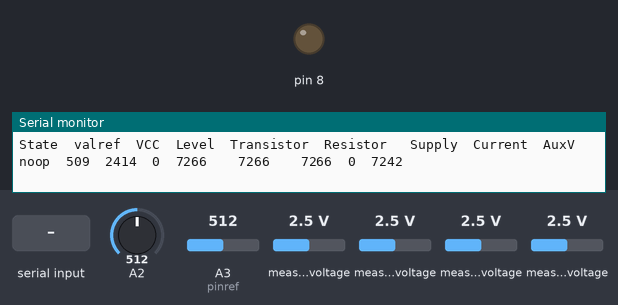
This sketch was run on a simulated Arduino Uno, built with avr-gcc and run on an emulated ATmega328P. Parts: output pins drawn as LEDs (lit = HIGH), the last lines printed to the serial monitor. Wiring (inferred from the names in the program): PCF8591 converter at I2C address 0x48. The test bench sets the inputs (shaded band); at power-on: A2 = 512, A3 (pinref) = 512, measured voltage 2.5 V.

Above: at 1.2 s.
1.3 s: "=" received over Serial
4.5 s: "0\n" received over Serial
At 5.1 s:
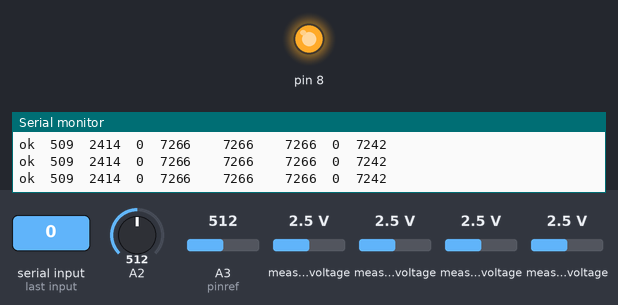
6.0 s: "90,45\n" received over Serial
At 6.4 s:
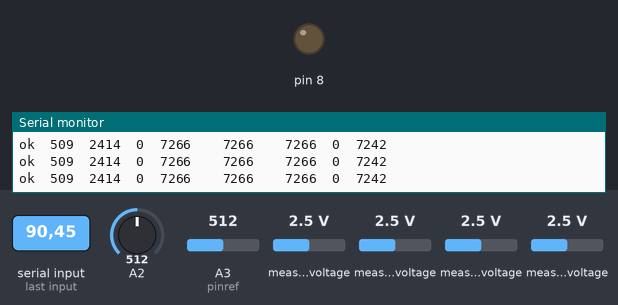
Timing chart, 0 to 9.0 s (numbered marks = the images above; inputs shaded):
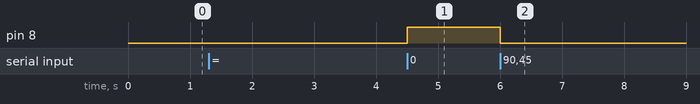

The sketch:

NetzteilStuff.ino
```cpp
// This sketch is used for controlling a laboratory power supply that consists of:
//
// * An ATmega328, obviously
// * A PCF8591 DAC that
//   * talks to us via I²C
//   * controls the output voltage through an LM741 OpAmp
//   * reads measurements at various places about voltage and current
// * An LM385 reference voltage generator
// * A kill transistor attached to D8 that immediately sets the output voltage to zero.
// * Inspired by http://img.svedr.in/nerdkram/netzteil_schaltplan_dt0001.jpg.html
//
// The serial port is used to configure the output voltage.
// To protect against unwanted AT command execution, all serial input is ignored
// until a = is found, so send one first. Then, configure new voltages by just
// sending values in mV.
//
// The console format is currently intended to be human-readable, but should be
// quite easily parseable by splitting at tabs.
//
// By Michael "Svedrin" Ziegler <ich@michaelziegler.name>.

#include <Wire.h>

unsigned long lastCheck = 0;
unsigned int level = 0;

int i2caddr = (0x90 >> 1);

unsigned long rshunt = 1;  // Ohms of Shunt resistor

// Voltage measurements are done using a voltage divider to reduce the voltage from
// up to 30V to <=5V. rVCC is the resistor going up to VCC, rGND goes to ground.

unsigned long rvcc = 50000; // Ohms of VCC resistor
unsigned long rgnd = 10000; // Ohms of GND resistor
unsigned long vref =  1200; // mV of reference voltage
unsigned long vcc  =     0; // current VCC (calculated from vref)

unsigned int pinref = A3;   // pin to read vref from

unsigned int printedLines = 0;

int ignoreInput = 1;

void setup() {
  Serial.begin(9600);
  Wire.begin();
  pinMode(8, OUTPUT);
  analogReference(EXTERNAL);
}

unsigned long toVolts(unsigned long x){
  unsigned long vx = vcc * x / 255; // Convert to measured volts
  return vx * (rvcc + rgnd) / rgnd; // Convert to actual volts
}

unsigned long toAmps(unsigned long u1, unsigned long u2){
  return abs(u1 - u2) / rshunt;
}

unsigned int toLevel(unsigned long vin){
  unsigned long vx = vin * rgnd / (rvcc + rgnd); // Convert to measured volts
  if( vx > vcc ){
    // Can't output more than 100%
    return 255;
  }
  return (vx * 255 / vcc) + 1;                         // Convert to level
}

void printVal(int x){
  Serial.print(toVolts(x));
  Serial.print("\t");
}

void loop() {
  unsigned long utransistor, uresistor;

  if (Serial.available() > 0) {
    long incomingByte = 0;
    if( ignoreInput == 1 ){
      if( Serial.read() == '=' ){
        ignoreInput = 0;
      }
    }
    else{
      incomingByte = Serial.parseInt();
      if (Serial.available() > 0){
        // Read() away extra characters (e.g., line breaks)
        Serial.read();
      }

      if( incomingByte == 0 ){
        level = 0;
        digitalWrite(8, HIGH);
      }
      else{
        level = toLevel(incomingByte);
        digitalWrite(8, LOW);
      }

      // Send new level over I²C
      Wire.beginTransmission(i2caddr);
      Wire.write(0x40);
      Wire.write(level);
      Wire.endTransmission();
    }
  }

  if( millis() - lastCheck >= 1000 ){
    lastCheck = millis();

    if( printedLines >= 10 ){
      printedLines = 0;
    }
    if( printedLines == 0 ){
      Serial.println("\nState\tvalref\tVCC\tLevel\tTransistor\tResistor \tSupply\tCurrent\tAuxV");
    }

    if( ignoreInput == 1 ){
      Serial.print("noop\t");
    }
    else{
      Serial.print("ok\t");
    }

    long valref = analogRead(pinref) - 3;
    vcc = vref * 1024 / valref;
    Serial.print(valref);
    Serial.print("\t");
    Serial.print(vcc);
    Serial.print("\t");

    printVal(level);

    // We have to re-transmit the current level
    Wire.beginTransmission(i2caddr);
    Wire.write(0x44);
    Wire.write(level);
    Wire.endTransmission();

    // First read returns crap
    Wire.requestFrom(i2caddr, 1);
    Wire.read();

    // Voltage after Transistor
    Wire.requestFrom(i2caddr, 1);
    utransistor = Wire.read();
    printVal(utransistor);
    Serial.print("\t");

    // Voltage after Resistor
    Wire.requestFrom(i2caddr, 1);
    uresistor = Wire.read();
    printVal(uresistor);
    Serial.print("\t");

    // Voltage of Power Supply
    Wire.requestFrom(i2caddr, 1);
    printVal(Wire.read());

    // Calculate the current
    Serial.print(toAmps(toVolts(utransistor), toVolts(uresistor)));
    Serial.print("\t");

    // Measure voltage at the Aux port
    valref = analogRead(A2);
    Serial.print( vcc * valref / 1024 * (rvcc + rgnd) / rgnd );

    Serial.println("");
    printedLines++;
  }
}
```

Measured:
- after the input at 4.5 s, pin 8: LOW → HIGH at once
- after the input at 6.0 s, pin 8: HIGH → LOW at once
